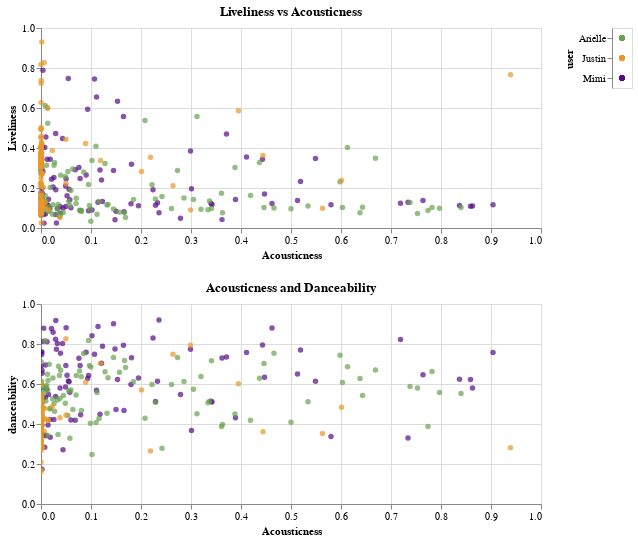

Here is the notebook cell this chart was saved with:
### Markdown cell above
One scatter plot showing liveness vs acousticness then when you highlight a section, selects on scatter plot below showing danceability and acousticness
		a.  tooltip w song name (altair)

### Code cell
colors = ["#540b84", "#67a34f", "#ea9726"]
color_scale = alt.Scale(domain=df['user'].unique().tolist(),
                        range= colors)

# establishing selection via region
selection = alt.selection_point(fields = ['user']) 


# establishing color change based off selection
color = alt.condition(
    selection,
    alt.Color('user:N', scale=color_scale, legend=None),
    alt.value('lightgrey'))

# establishing brush
brush = alt.selection_interval(encodings=['x'])


#declaring chart
chart2 = alt.Chart(df).mark_circle().encode(
    alt.X('acousticness:Q', title='Acousticness'),
    alt.Y('liveness:Q', title='Liveliness'),
    
    #declaring tooltip
    alt.Tooltip(['user:N','track_name:N','liveness:Q',  'acousticness:Q','artist_name:N']),
    
    #declaring color
    color = color

).add_params(selection,brush).properties(
    height=200,
    width=500,
title = 'Liveliness vs Acousticness')


#creating legend
legend = alt.Chart(df).mark_circle().encode(
alt.Y('user:N'),
    # allowing to select color from legend
    color=color

).add_params(selection)

chart3 = alt.Chart(df).mark_circle().encode(
    alt.X('acousticness:Q', title='Acousticness').scale(domain=brush),
    alt.Y('danceability:Q', title='danceability'),
    
    #declaring tooltip
    alt.Tooltip(['user:N','track_name:N','danceability:Q',  'acousticness:Q','artist_name:N']),
    
    #declaring color
    color = color

).add_params(selection).properties(
    height=200,
    width=500,
title = 'Acousticness and Danceability')


chart4 = ((chart2|legend)&chart3)
chart4

### Figure 1 — Vega-Lite specification as saved in the notebook (floating-point values rounded to 4 significant figures; data arrays with more than 128 entries replaced by an {"elided": "..."} marker saying what was removed)
{"config": {"view": {"continuousWidth": 300, "continuousHeight": 300}}, "vconcat": [{"hconcat": [{"mark": {"type": "circle"}, "encoding": {"color": {"condition": {"param": "param_2", "field": "user", "legend": null, "scale": {"domain": ["Mimi", "Arielle", "Justin"], "range": ["#540b84", "#67a34f", "#ea9726"]}, "type": "nominal"}, "value": "lightgrey"}, "tooltip": [{"field": "user", "type": "nominal"}, {"field": "track_name", "type": "nominal"}, {"field": "liveness", "type": "quantitative"}, {"field": "acousticness", "type": "quantitative"}, {"field": "artist_name", "type": "nominal"}], "x": {"field": "acousticness", "title": "Acousticness", "type": "quantitative"}, "y": {"field": "liveness", "title": "Liveliness", "type": "quantitative"}}, "height": 200, "name": "view_3", "title": "Liveliness vs Acousticness", "width": 500}, {"mark": {"type": "circle"}, "encoding": {"color": {"condition": {"param": "param_2", "field": "user", "legend": null, "scale": {"domain": ["Mimi", "Arielle", "Justin"], "range": ["#540b84", "#67a34f", "#ea9726"]}, "type": "nominal"}, "value": "lightgrey"}, "y": {"field": "user", "type": "nominal"}}, "name": "view_4"}]}, {"mark": {"type": "circle"}, "encoding": {"color": {"condition": {"param": "param_2", "field": "user", "legend": null, "scale": {"domain": ["Mimi", "Arielle", "Justin"], "range": ["#540b84", "#67a34f", "#ea9726"]}, "type": "nominal"}, "value": "lightgrey"}, "tooltip": [{"field": "user", "type": "nominal"}, {"field": "track_name", "type": "nominal"}, {"field": "danceability", "type": "quantitative"}, {"field": "acousticness", "type": "quantitative"}, {"field": "artist_name", "type": "nominal"}], "x": {"field": "acousticness", "scale": {"domain": {"param": "param_3"}}, "title": "Acousticness", "type": "quantitative"}, "y": {"field": "danceability", "title": "danceability", "type": "quantitative"}}, "height": 200, "name": "view_5", "title": "Acousticness and Danceability", "width": 500}], "data": {"name": "data-fc2d202acf34c79a57335987cee32eff"}, "params": [{"name": "param_2", "select": {"type": "point", "fields": ["user"]}, "views": ["view_3", "view_4", "view_5"]}, {"name": "param_3", "select": {"type": "interval", "encodings": ["x"]}, "views": ["view_3"]}], "$schema": "https://vega.github.io/schema/vega-lite/v5.16.3.json", "datasets": {"data-fc2d202acf34c79a57335987cee32eff": {"elided": "300 records"}}}
